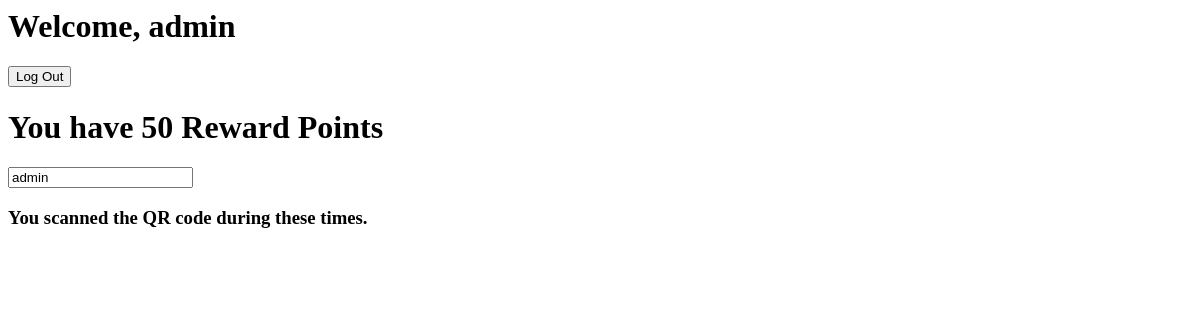
The app's page /dashboard (signed in), older data.
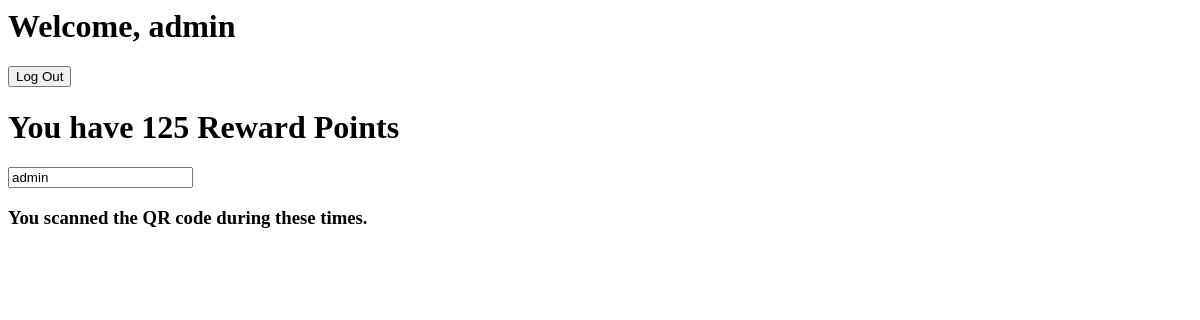
The same page, newer data.
### api/models.py (models this page shows, shortened)
class RewardPoints(models.Model):
    name = models.CharField(max_length=1000, default='')
    value = models.PositiveIntegerField(default=0)
    class Meta:
        db_table = 'state'
        verbose_name = 'Reward Point'

### api/views.py (the view)
# urls.py: path('dashboard', views.dashboard, name='dashboard'),    #dashboard page
def dashboard(request):
    callname = RewardPoints.objects.all()
    return render(request, 'dashboard.html',{'callname': callname})

### templates/dashboard.html (shortened to what this page needs)
{% if user.is_authenticated %}
<h1>Welcome, {{user.username}}</h1>
<form action="logout" method="GET">
    <button>Log Out</button>
</form>
{% for rewardpoint in callname %}
    {% if rewardpoint.name == user.username %}
        <h1>You have {{rewardpoint.value}} Reward Points</h1>
    {% endif %}
{% endfor %}
<form id="Backlog_List">
    <input type="text" name="account_name" id="account_name" value="{{user.username}}" readonly="readonly"/>
</form>
<h3>You scanned the QR code during these times.</h3>
{% else %}
<h1>Please Log In First</h1>
<form action="login" method="GET">
    <button>Log In</button>
</form>
{% endif %}

Row changes from the older to the newer data that the page shows:
changed RewardPoints: value "50" → "125"
